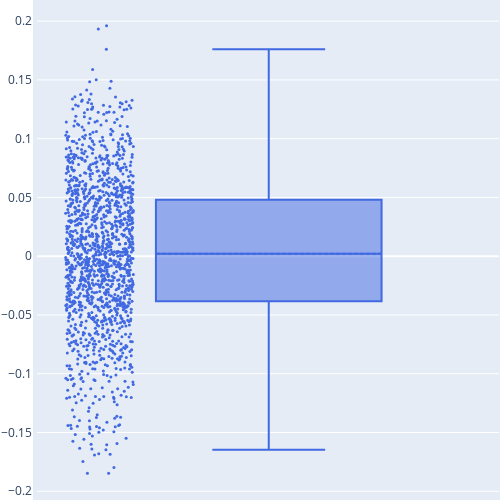

Write notebook code for a chart like this one.
### Markdown cell above
q=1

### Code cell
q = 1

name = "JL-LS"*"n"*string(n)*"p"*string(p)*"eta"*string(eta)*"q"*string(q)
lev = leverage_score(B, q)
JL_lev = JL_lev_score_estimates(B, q; cst);

rel_diff = (lev-JL_lev)./lev;
println("mean: ", mean(rel_diff), " std: ", std(rel_diff))

name = "JL-LS"*"n"*string(n)*"p"*string(p)*"eta"*string(eta)*"q"*string(q)

trace = box(y=rel_diff,
boxpoints="all",
marker=attr(
        color="LightSkyBlue",
        size=3),
quartilemethod="linear",
name="",
marker_color="royalblue",
boxmean=true)

layout = Layout(

    autosize=false,

    width=500,

    height=500,

    margin=attr(l=1, r=1, b=1, t=1, pad=4),

)
PlotlyJS.plot(trace,layout)

### Figure 1 — Plotly figure (JSON) as saved in the notebook; plotly's stock layout.template omitted (floating-point values rounded to 4 significant figures; data arrays with more than 128 entries replaced by an {"elided": "..."} marker saying what was removed)
{"data": [{"boxmean": true, "boxpoints": "all", "marker": {"color": "royalblue", "size": 3}, "name": "", "quartilemethod": "linear", "type": "box", "y": {"elided": "1501 float values"}}], "layout": {"autosize": false, "height": 500, "margin": {"b": 1, "l": 1, "pad": 4, "r": 1, "t": 1}, "width": 500}}
